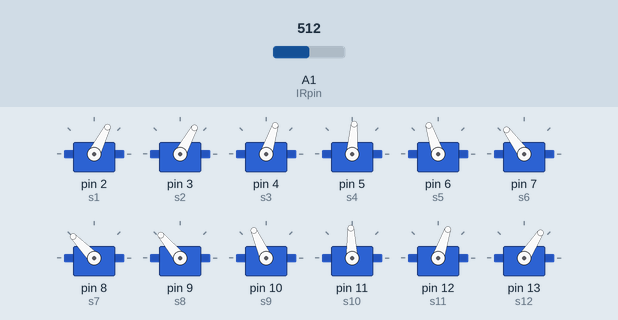
A sketch run on a simulated Arduino Uno, built with avr-gcc and run on an emulated ATmega328P. On the bench: 12 × servo. Inputs (shaded band) come from the test bench; at power-on: A1 (IRpin) = 512.

Above: at 13.4 s.
13.5 s: A1 (IRpin) set to 109
At 15.7 s:
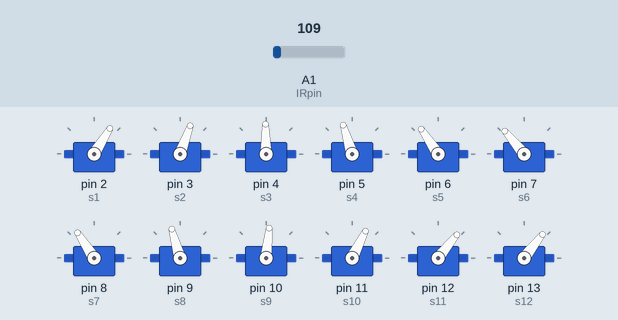
17.5 s: A1 (IRpin) set to 89
At 18.81 s:
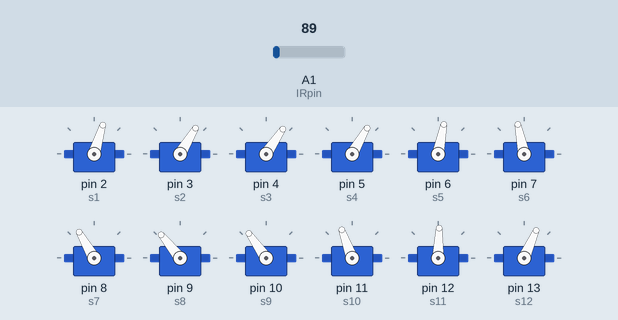
21.0 s: A1 (IRpin) set to 122
At 26.98 s:
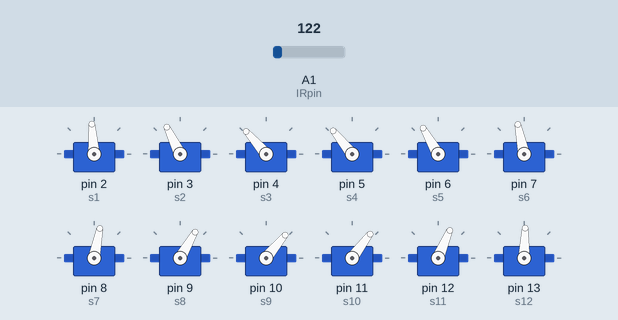
Timing chart, 0 to 48.4 s (numbered marks = the images above; inputs shaded):
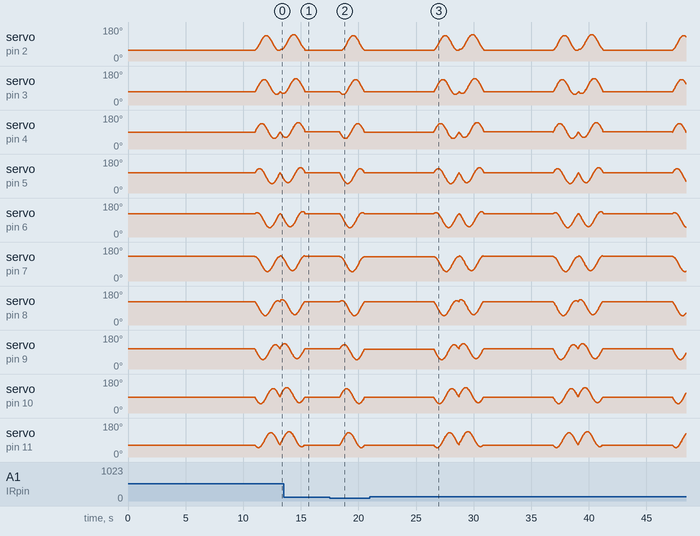

Measured:
- the behaviour switches between 100 and 99 on A1 (IRpin) (found by bisection; images 1 and 2)
- by itself, servo on pin 2 (s1), servo on pin 3 (s2), servo on pin 4 (s3): moves between 56° and 140°, repeating every 10.4 s
- by itself, servo on pin 5 (s4), servo on pin 6 (s5), servo on pin 7 (s6), servo on pin 8 (s7), servo on pin 9 (s8), servo on pin 10 (s9), servo on pin 11 (s10), servo on pin 12 (s11), servo on pin 13 (s12): moves between 50° and 134°, repeating every 10.4 s

The sketch:

AutonomousMotion.ino
```cpp
/*
Autonomous movement file for robot snake with 12 servos
*/

#include <Servo.h>

// Define servo objects for the snake segments
Servo s1;
Servo s2;
Servo s3;
Servo s4;
Servo s5;
Servo s6;
Servo s7;
Servo s8;
Servo s9;
Servo s10;
Servo s11;
Servo s12;
Servo panServo;

// Define variables
int IRpin = 15;
int distanceReading;
int wallDistance;
int wallDistanceTolerance = 30;
int distanceReadingLeft;
int distanceReadingRight;
int wallDistanceLeft;
int wallDistanceRight;
int panDelay = 1000;

int forwardVal = 0;  // Remote control variables
int reverseVal = 0;
int rightVal = 0;
int leftVal = 0;

int counter = 0; // Loop counter variable
float lag = .5712; // Phase lag between segments
int frequency = 1; // Oscillation frequency of segments.
int amplitude = 40; // Amplitude of the serpentine motion of the snake
int rightOffset = 5; // Right turn offset
int leftOffset = -5; // Left turn offset
int offset = 6; // Variable to correct servos that are not exactly centered
int delayTime = 3; // Delay between limb movements
int startPause = 5000;  // Delay time to position robot
int test = -3; // Test varialble takes values from -6 to +5

void setup()
{


// Attach segments to pins
   s1.attach(2);
   s2.attach(3);
   s3.attach(4);
   s4.attach(5);
   s5.attach(6);
   s6.attach(7);
   s7.attach(8);
   s8.attach(9);
   s9.attach(10);
   s10.attach(11);
   s11.attach(12);
   s12.attach(13);
   panServo.attach(14);

// Put snake in starting position
   s1.write(90+offset+amplitude*cos(5*lag));
   s2.write(90+offset+amplitude*cos(4*lag));
   s3.write(90+offset+amplitude*cos(3*lag));
   s4.write(90+amplitude*cos(2*lag));
   s5.write(90+amplitude*cos(1*lag));
   s6.write(90+amplitude*cos(0*lag));
   s7.write(90+amplitude*cos(-1*lag));
   s8.write(90+amplitude*cos(-2*lag));
   s9.write(90+amplitude*cos(-3*lag));
   s10.write(90+amplitude*cos(-4*lag));
   s11.write(90+amplitude*cos(-5*lag));
   s12.write(90+amplitude*cos(-6*lag));


  delay(startPause);  // Pause to position robot
}

void loop() {
// Point distance sensor straight ahead
  panServo.write(90);
// Take reading from distance sensor
  delay(1000);
  distanceReading = analogRead(IRpin);
  wallDistance = 40-distanceReading/10;

// If wallDistance > wallDistanceTolerance, move forward
  if (wallDistance > wallDistanceTolerance) {
    for(counter = 0; counter < 360; counter += 1)  {
      delay(delayTime);
      s1.write(90+offset+amplitude*cos(frequency*counter*3.14159/180+5*lag));
      s2.write(90+offset+amplitude*cos(frequency*counter*3.14159/180+4*lag));
      s3.write(90+offset+amplitude*cos(frequency*counter*3.14159/180+3*lag));
      s4.write(90+amplitude*cos(frequency*counter*3.14159/180+2*lag));
      s5.write(90+amplitude*cos(frequency*counter*3.14159/180+1*lag));
      s6.write(90+amplitude*cos(frequency*counter*3.14159/180+0*lag));
      s7.write(90+amplitude*cos(frequency*counter*3.14159/180-1*lag));
      s8.write(90+amplitude*cos(frequency*counter*3.14159/180-2*lag));
      s9.write(90+amplitude*cos(frequency*counter*3.14159/180-3*lag));
      s10.write(90+amplitude*cos(frequency*counter*3.14159/180-4*lag));
      s11.write(90+amplitude*cos(frequency*counter*3.14159/180-5*lag));
      s12.write(90+amplitude*cos(frequency*counter*3.14159/180-6*lag));
    }
  }

// If wallDistance , wallDistanceTolerance, stop and take
// distance measurements to the left and right
  if (wallDistance < wallDistanceTolerance) {
    panServo.write(170);
    delay(panDelay);
    distanceReadingLeft = analogRead(IRpin);
    delay(panDelay);
    wallDistanceLeft = 40-distanceReadingLeft/10;

    panServo.write(20);
    delay(panDelay);
    distanceReadingRight = analogRead(IRpin);
    delay(panDelay);
    wallDistanceRight = 40-distanceReadingRight/10;
    panServo.write(90);
    delay(panDelay);


    if (wallDistanceLeft > wallDistanceRight) {
// Reverse and then turn left
// Reverse
    for(counter = 360; counter > 0; counter -= 1)  {
      delay(delayTime);
      s1.write(90+offset+amplitude*cos(frequency*counter*3.14159/180+5*lag));
      s2.write(90+offset+amplitude*cos(frequency*counter*3.14159/180+4*lag));
      s3.write(90+offset+amplitude*cos(frequency*counter*3.14159/180+3*lag));
      s4.write(90+amplitude*cos(frequency*counter*3.14159/180+2*lag));
      s5.write(90+amplitude*cos(frequency*counter*3.14159/180+1*lag));
      s6.write(90+amplitude*cos(frequency*counter*3.14159/180+0*lag));
      s7.write(90+amplitude*cos(frequency*counter*3.14159/180-1*lag));
      s8.write(90+amplitude*cos(frequency*counter*3.14159/180-2*lag));
      s9.write(90+amplitude*cos(frequency*counter*3.14159/180-3*lag));
      s10.write(90+amplitude*cos(frequency*counter*3.14159/180-4*lag));
      s11.write(90+amplitude*cos(frequency*counter*3.14159/180-5*lag));
      s12.write(90+amplitude*cos(frequency*counter*3.14159/180-6*lag));
    }

// Left turn
// Ramp up turn offset
    for(counter = 0; counter < 10; counter += 1)  {
      delay(delayTime);
      s1.write(90+offset+.1*counter*leftOffset+amplitude*cos(frequency*counter*3.14159/180+5*lag));
      s2.write(90+offset+.1*counter*leftOffset+amplitude*cos(frequency*counter*3.14159/180+4*lag));
      s3.write(90+offset+.1*counter*leftOffset+amplitude*cos(frequency*counter*3.14159/180+3*lag));
      s4.write(90+.1*counter*leftOffset+amplitude*cos(frequency*counter*3.14159/180+2*lag));
      s5.write(90+.1*counter*leftOffset+amplitude*cos(frequency*counter*3.14159/180+1*lag));
      s6.write(90+.1*counter*leftOffset+amplitude*cos(frequency*counter*3.14159/180+0*lag));
      s7.write(90+.1*counter*leftOffset+amplitude*cos(frequency*counter*3.14159/180-1*lag));
      s8.write(90+.1*counter*leftOffset+amplitude*cos(frequency*counter*3.14159/180-2*lag));
      s9.write(90+.1*counter*leftOffset+amplitude*cos(frequency*counter*3.14159/180-3*lag));
      s10.write(90+.1*counter*leftOffset+amplitude*cos(frequency*counter*3.14159/180-4*lag));
      s11.write(90+.1*counter*leftOffset+amplitude*cos(frequency*counter*3.14159/180-5*lag));
      s12.write(90+.1*counter*leftOffset+amplitude*cos(frequency*counter*3.14159/180-6*lag));
    }
// Continue left turn
    for(counter = 11; counter < 350; counter += 1)  {
      delay(delayTime);
      s1.write(90+offset+leftOffset+amplitude*cos(frequency*counter*3.14159/180+5*lag));
      s2.write(90+offset+leftOffset+amplitude*cos(frequency*counter*3.14159/180+4*lag));
      s3.write(90+offset+leftOffset+amplitude*cos(frequency*counter*3.14159/180+3*lag));
      s4.write(90+leftOffset+amplitude*cos(frequency*counter*3.14159/180+2*lag));
      s5.write(90+leftOffset+amplitude*cos(frequency*counter*3.14159/180+1*lag));
      s6.write(90+leftOffset+amplitude*cos(frequency*counter*3.14159/180+0*lag));
      s7.write(90+leftOffset+amplitude*cos(frequency*counter*3.14159/180-1*lag));
      s8.write(90+leftOffset+amplitude*cos(frequency*counter*3.14159/180-2*lag));
      s9.write(90+leftOffset+amplitude*cos(frequency*counter*3.14159/180-3*lag));
      s10.write(90+leftOffset+amplitude*cos(frequency*counter*3.14159/180-4*lag));
      s11.write(90+leftOffset+amplitude*cos(frequency*counter*3.14159/180-5*lag));
      s12.write(90+leftOffset+amplitude*cos(frequency*counter*3.14159/180-6*lag));
    }
// Ramp down turn offset
    for(counter = 350; counter < 360; counter += 1)  {
      delay(delayTime);
      s1.write(90+offset+.1*(360-counter)*leftOffset+amplitude*cos(frequency*counter*3.14159/180+5*lag));
      s2.write(90+offset+.1*(360-counter)*leftOffset+amplitude*cos(frequency*counter*3.14159/180+4*lag));
      s3.write(90+offset+.1*(360-counter)*leftOffset+amplitude*cos(frequency*counter*3.14159/180+3*lag));
      s4.write(90+.1*(360-counter)*leftOffset+amplitude*cos(frequency*counter*3.14159/180+2*lag));
      s5.write(90+.1*(360-counter)*leftOffset+amplitude*cos(frequency*counter*3.14159/180+1*lag));
      s6.write(90+.1*(360-counter)*leftOffset+amplitude*cos(frequency*counter*3.14159/180+0*lag));
      s7.write(90+.1*(360-counter)*leftOffset+amplitude*cos(frequency*counter*3.14159/180-1*lag));
      s8.write(90+.1*(360-counter)*leftOffset+amplitude*cos(frequency*counter*3.14159/180-2*lag));
      s9.write(90+.1*(360-counter)*leftOffset+amplitude*cos(frequency*counter*3.14159/180-3*lag));
      s10.write(90+.1*(360-counter)*leftOffset+amplitude*cos(frequency*counter*3.14159/180-4*lag));
      s11.write(90+.1*(360-counter)*leftOffset+amplitude*cos(frequency*counter*3.14159/180-5*lag));
      s12.write(90+.1*(360-counter)*leftOffset+amplitude*cos(frequency*counter*3.14159/180-6*lag));
    }
    }


    if (wallDistanceLeft <= wallDistanceRight) {

// Reverse and turn right
// Reverse
    for(counter = 360; counter > 0; counter -= 1)  {
      delay(delayTime);
      s1.write(90+offset+amplitude*cos(frequency*counter*3.14159/180+5*lag));
      s2.write(90+offset+amplitude*cos(frequency*counter*3.14159/180+4*lag));
      s3.write(90+offset+amplitude*cos(frequency*counter*3.14159/180+3*lag));
      s4.write(90+amplitude*cos(frequency*counter*3.14159/180+2*lag));
      s5.write(90+amplitude*cos(frequency*counter*3.14159/180+1*lag));
      s6.write(90+amplitude*cos(frequency*counter*3.14159/180+0*lag));
      s7.write(90+amplitude*cos(frequency*counter*3.14159/180-1*lag));
      s8.write(90+amplitude*cos(frequency*counter*3.14159/180-2*lag));
      s9.write(90+amplitude*cos(frequency*counter*3.14159/180-3*lag));
      s10.write(90+amplitude*cos(frequency*counter*3.14159/180-4*lag));
      s11.write(90+amplitude*cos(frequency*counter*3.14159/180-5*lag));
      s12.write(90+amplitude*cos(frequency*counter*3.14159/180-6*lag));
    }
// Turn right
// Ramp up turn offset
    for(counter = 0; counter < 10; counter += 1)  {
      delay(delayTime);
      s1.write(90+offset+.1*counter*rightOffset+amplitude*cos(frequency*counter*3.14159/180+5*lag));
      s2.write(90+offset+.1*counter*rightOffset+amplitude*cos(frequency*counter*3.14159/180+4*lag));
      s3.write(90+offset+.1*counter*rightOffset+amplitude*cos(frequency*counter*3.14159/180+3*lag));
      s4.write(90+.1*counter*rightOffset+amplitude*cos(frequency*counter*3.14159/180+2*lag));
      s5.write(90+.1*counter*rightOffset+amplitude*cos(frequency*counter*3.14159/180+1*lag));
      s6.write(90+.1*counter*rightOffset+amplitude*cos(frequency*counter*3.14159/180+0*lag));
      s7.write(90+.1*counter*rightOffset+amplitude*cos(frequency*counter*3.14159/180-1*lag));
      s8.write(90+.1*counter*rightOffset+amplitude*cos(frequency*counter*3.14159/180-2*lag));
      s9.write(90+.1*counter*rightOffset+amplitude*cos(frequency*counter*3.14159/180-3*lag));
      s10.write(90+.1*counter*rightOffset+amplitude*cos(frequency*counter*3.14159/180-4*lag));
      s11.write(90+.1*counter*rightOffset+amplitude*cos(frequency*counter*3.14159/180-5*lag));
      s12.write(90+.1*counter*rightOffset+amplitude*cos(frequency*counter*3.14159/180-6*lag));
    }
// Continue right turn
    for(counter = 11; counter < 350; counter += 1)  {
      delay(delayTime);
      s1.write(90+offset+rightOffset+amplitude*cos(frequency*counter*3.14159/180+5*lag));
      s2.write(90+offset+rightOffset+amplitude*cos(frequency*counter*3.14159/180+4*lag));
      s3.write(90+offset+rightOffset+amplitude*cos(frequency*counter*3.14159/180+3*lag));
      s4.write(90+rightOffset+amplitude*cos(frequency*counter*3.14159/180+2*lag));
      s5.write(90+rightOffset+amplitude*cos(frequency*counter*3.14159/180+1*lag));
      s6.write(90+rightOffset+amplitude*cos(frequency*counter*3.14159/180+0*lag));
      s7.write(90+rightOffset+amplitude*cos(frequency*counter*3.14159/180-1*lag));
      s8.write(90+rightOffset+amplitude*cos(frequency*counter*3.14159/180-2*lag));
      s9.write(90+rightOffset+amplitude*cos(frequency*counter*3.14159/180-3*lag));
      s10.write(90+rightOffset+amplitude*cos(frequency*counter*3.14159/180-4*lag));
      s11.write(90+rightOffset+amplitude*cos(frequency*counter*3.14159/180-5*lag));
      s12.write(90+rightOffset+amplitude*cos(frequency*counter*3.14159/180-6*lag));
    }
// Ramp down turn offset
    for(counter = 350; counter < 360; counter += 1)  {
      delay(delayTime);
      s1.write(90+offset+.1*(360-counter)*rightOffset+amplitude*cos(frequency*counter*3.14159/180+5*lag));
      s2.write(90+offset+.1*(360-counter)*rightOffset+amplitude*cos(frequency*counter*3.14159/180+4*lag));
      s3.write(90+offset+.1*(360-counter)*rightOffset+amplitude*cos(frequency*counter*3.14159/180+3*lag));
      s4.write(90+.1*(360-counter)*rightOffset+amplitude*cos(frequency*counter*3.14159/180+2*lag));
      s5.write(90+.1*(360-counter)*rightOffset+amplitude*cos(frequency*counter*3.14159/180+1*lag));
      s6.write(90+.1*(360-counter)*rightOffset+amplitude*cos(frequency*counter*3.14159/180+0*lag));
      s7.write(90+.1*(360-counter)*rightOffset+amplitude*cos(frequency*counter*3.14159/180-1*lag));
      s8.write(90+.1*(360-counter)*rightOffset+amplitude*cos(frequency*counter*3.14159/180-2*lag));
      s9.write(90+.1*(360-counter)*rightOffset+amplitude*cos(frequency*counter*3.14159/180-3*lag));
      s10.write(90+.1*(360-counter)*rightOffset+amplitude*cos(frequency*counter*3.14159/180-4*lag));
      s11.write(90+.1*(360-counter)*rightOffset+amplitude*cos(frequency*counter*3.14159/180-5*lag));
      s12.write(90+.1*(360-counter)*rightOffset+amplitude*cos(frequency*counter*3.14159/180-6*lag));
    }
    }

  }

}
```
